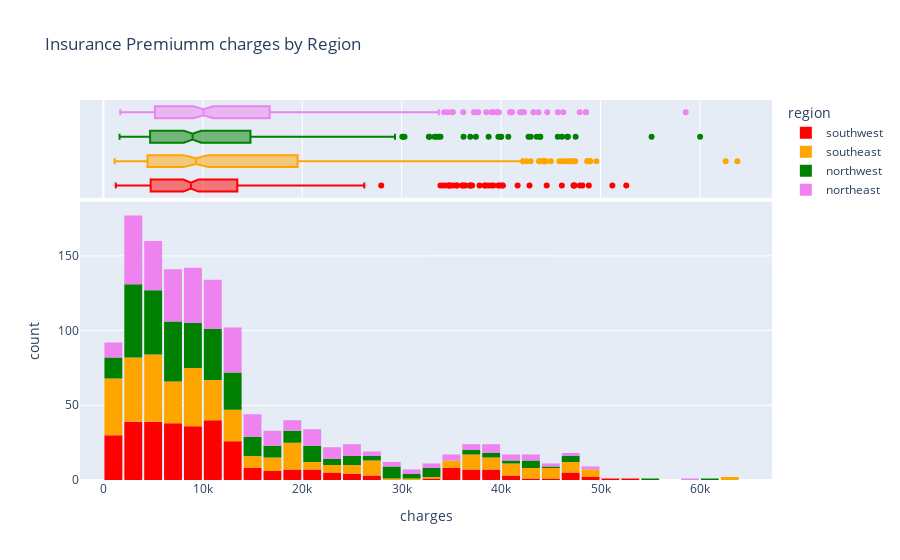

Notebook source saved alongside this figure:
### Markdown cell above
### DIstribution of charges with Region

Let's visualize the distribution of "charges" with categorical column "region" to distinguish expenses for southwest, southeast, northwest and northeast.

### Code cell
fig = px.histogram(df,
                    x="charges",
                    marginal="box",
                    color="region",
                    color_discrete_sequence=["red", "orange", "green","violet"],
                    title="Insurance Premiumm charges by Region")

fig.update_layout(bargap=0.1)
fig.show()

### Figure 1 — Plotly figure (JSON) as saved in the notebook; plotly's stock layout.template omitted (floating-point values rounded to 4 significant figures; data arrays with more than 128 entries replaced by an {"elided": "..."} marker saying what was removed)
{"data": [{"alignmentgroup": "True", "bingroup": "x", "hovertemplate": "region=southwest<br>charges=%{x}<br>count=%{y}<extra></extra>", "legendgroup": "southwest", "marker": {"color": "red", "pattern": {"shape": ""}}, "name": "southwest", "offsetgroup": "southwest", "orientation": "v", "showlegend": true, "type": "histogram", "x": {"elided": "325 float values"}, "xaxis": "x", "yaxis": "y"}, {"alignmentgroup": "True", "hovertemplate": "region=southwest<br>charges=%{x}<extra></extra>", "legendgroup": "southwest", "marker": {"color": "red"}, "name": "southwest", "notched": true, "offsetgroup": "southwest", "showlegend": false, "type": "box", "x": {"elided": "325 float values"}, "xaxis": "x2", "yaxis": "y2"}, {"alignmentgroup": "True", "bingroup": "x", "hovertemplate": "region=southeast<br>charges=%{x}<br>count=%{y}<extra></extra>", "legendgroup": "southeast", "marker": {"color": "orange", "pattern": {"shape": ""}}, "name": "southeast", "offsetgroup": "southeast", "orientation": "v", "showlegend": true, "type": "histogram", "x": {"elided": "364 float values"}, "xaxis": "x", "yaxis": "y"}, {"alignmentgroup": "True", "hovertemplate": "region=southeast<br>charges=%{x}<extra></extra>", "legendgroup": "southeast", "marker": {"color": "orange"}, "name": "southeast", "notched": true, "offsetgroup": "southeast", "showlegend": false, "type": "box", "x": {"elided": "364 float values"}, "xaxis": "x2", "yaxis": "y2"}, {"alignmentgroup": "True", "bingroup": "x", "hovertemplate": "region=northwest<br>charges=%{x}<br>count=%{y}<extra></extra>", "legendgroup": "northwest", "marker": {"color": "green", "pattern": {"shape": ""}}, "name": "northwest", "offsetgroup": "northwest", "orientation": "v", "showlegend": true, "type": "histogram", "x": {"elided": "325 float values"}, "xaxis": "x", "yaxis": "y"}, {"alignmentgroup": "True", "hovertemplate": "region=northwest<br>charges=%{x}<extra></extra>", "legendgroup": "northwest", "marker": {"color": "green"}, "name": "northwest", "notched": true, "offsetgroup": "northwest", "showlegend": false, "type": "box", "x": {"elided": "325 float values"}, "xaxis": "x2", "yaxis": "y2"}, {"alignmentgroup": "True", "bingroup": "x", "hovertemplate": "region=northeast<br>charges=%{x}<br>count=%{y}<extra></extra>", "legendgroup": "northeast", "marker": {"color": "violet", "pattern": {"shape": ""}}, "name": "northeast", "offsetgroup": "northeast", "orientation": "v", "showlegend": true, "type": "histogram", "x": {"elided": "324 float values"}, "xaxis": "x", "yaxis": "y"}, {"alignmentgroup": "True", "hovertemplate": "region=northeast<br>charges=%{x}<extra></extra>", "legendgroup": "northeast", "marker": {"color": "violet"}, "name": "northeast", "notched": true, "offsetgroup": "northeast", "showlegend": false, "type": "box", "x": {"elided": "324 float values"}, "xaxis": "x2", "yaxis": "y2"}], "layout": {"bargap": 0.1, "barmode": "relative", "legend": {"title": {"text": "region"}, "tracegroupgap": 0}, "title": {"text": "Insurance Premiumm charges by Region"}, "xaxis": {"anchor": "y", "domain": [0, 1], "title": {"text": "charges"}}, "xaxis2": {"anchor": "y2", "domain": [0, 1], "matches": "x", "showgrid": true, "showticklabels": false}, "yaxis": {"anchor": "x", "domain": [0, 0.7326], "title": {"text": "count"}}, "yaxis2": {"anchor": "x2", "domain": [0.7426, 1], "matches": "y2", "showgrid": false, "showline": false, "showticklabels": false, "ticks": ""}}}
